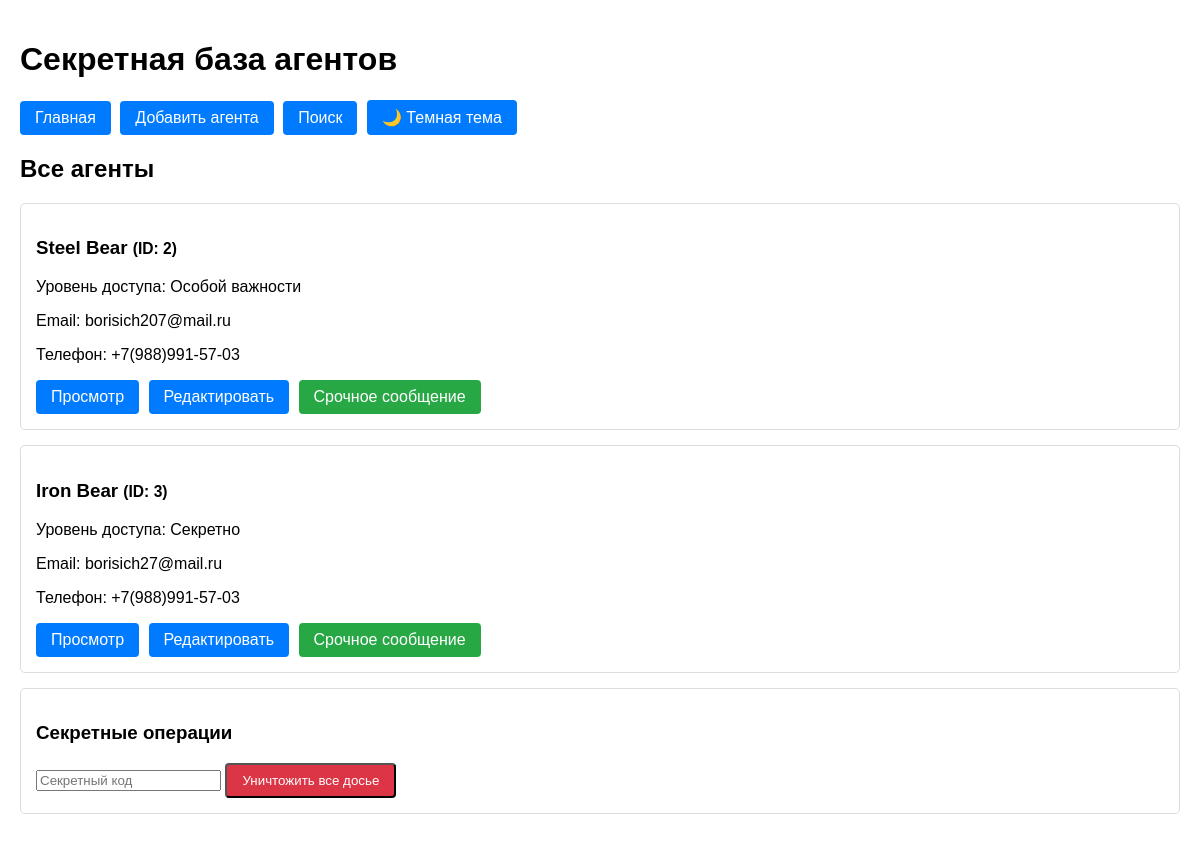
Before: / with the older database file.
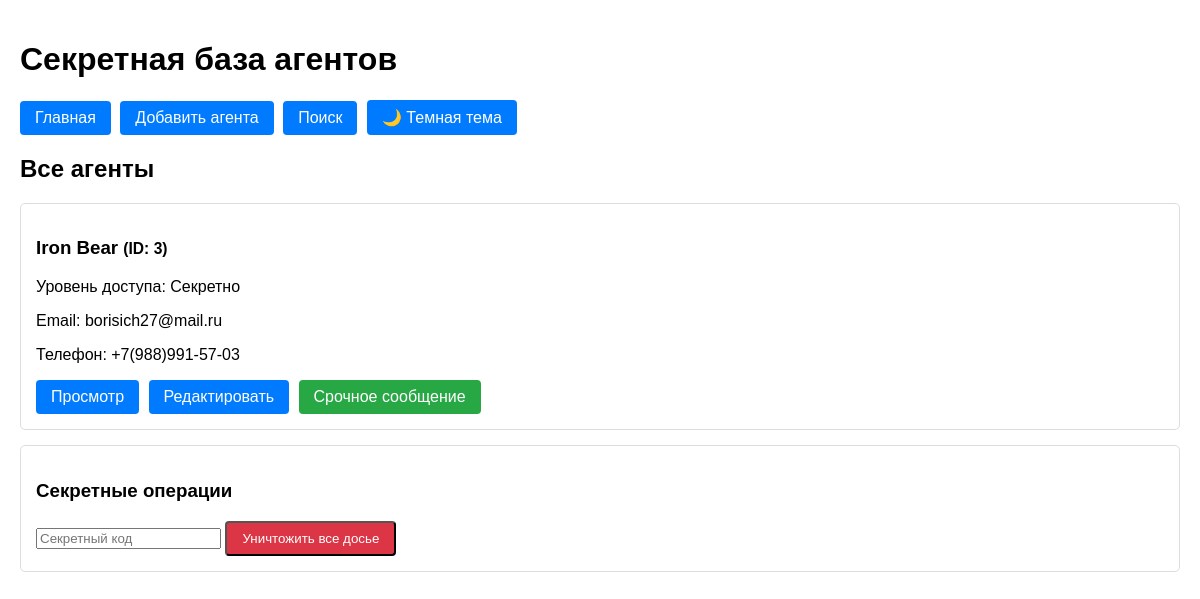
After: the same page with the newer database file.
### tables this page shows
CREATE TABLE agents
                     (id INTEGER PRIMARY KEY AUTOINCREMENT,
                      codename TEXT NOT NULL,
                      phone TEXT,
                      email TEXT NOT NULL,
                      access_level TEXT NOT NULL,
                      notes TEXT);

### Flask_Agency_of_Secret_Agents/app/app.py (the view)
@app.route('/')
def index():
    conn = sqlite3.connect('agents.db')
    c = conn.cursor()
    c.execute("SELECT * FROM agents")
    agents = c.fetchall()
    conn.close()
    dark_mode = request.cookies.get('dark_mode', 'false')
    return render_template('index.html', agents=agents, dark_mode=dark_mode)

### Flask_Agency_of_Secret_Agents/app/templates/index.html
{% extends "base.html" %}
{% block content %}
    <h2>Все агенты</h2>
    {% if agents %}
        {% for agent in agents %}
            <div class="card">
                <h3>{{ agent[1] }} <small>(ID: {{ agent[0] }})</small></h3>
                <p>Уровень доступа: {{ agent[4] }}</p>
                <p>Email: {{ agent[3] }}</p>
                <p>Телефон: {{ agent[2] }}</p>
                <a href="{{ url_for('view_agent', agent_id=agent[0]) }}" class="btn">Просмотр</a>
                <a href="{{ url_for('edit_agent', agent_id=agent[0]) }}" class="btn">Редактировать</a>
                <form action="{{ url_for('delete_agent', agent_id=agent[0]) }}"
                      method="POST" style="display: inline;">
                <a href="{{ url_for('send_message', agent_id=agent[0]) }}"
                   class="btn btn-success">Срочное сообщение</a>
            </div>
        {% endfor %}
    {% else %}
        <p>В базе нет агентов.</p>
    {% endif %}
    <div class="card">
        <h3>Секретные операции</h3>
        <form action="{{ url_for('nuke_database') }}" method="POST">
            <input type="password" name="secret_code" placeholder="Секретный код" required>
            <button type="submit" class="btn btn-danger">Уничтожить все досье</button>
        </form>
    </div>
{% endblock %}

### Flask_Agency_of_Secret_Agents/app/templates/base.html (shortened to what this page needs)
<!DOCTYPE html>
<html lang="en">
<head>
</head>
<body class="{% if dark_mode == 'true' %}dark-mode{% endif %}">
    <div class="container">
        <header>
            <h1>Секретная база агентов</h1>
            <nav>
                <a href="{{ url_for('index') }}" class="btn">Главная</a>
                <a href="{{ url_for('add_agent') }}" class="btn">Добавить агента</a>
                <a href="{{ url_for('search_agents') }}" class="btn">Поиск</a>
                <a href="{{ url_for('toggle_dark_mode') }}" class="btn">{% if dark_mode == 'true' %}☀️ Светлая тема{% else %}🌙 Темная тема{% endif %}</a>
            </nav>
        </header>
        {% block content %}{% endblock %}
    </div>
</body>
</html>

### Flask_Agency_of_Secret_Agents/app/templates/base.html (style rules this page uses)
body { font-family: Arial, sans-serif; margin: 0; padding: 20px; transition: background-color 0.3s, color 0.3s; }
.container { max-width: 1200px; margin: 0 auto; }
.card { border: 1px solid #ddd; border-radius: 5px; padding: 15px; margin-bottom: 15px; }
.btn { display: inline-block; padding: 8px 15px; background-color: #007bff; color: white; text-decoration: none; border-radius: 4px; margin-right: 5px; }
.btn-danger { background-color: #dc3545; }
.btn-success { background-color: #28a745; }

Changed rows visible on the page:
removed agents: codename "Steel Bear", id "2", access_level "Особой важности", email "borisich207@mail.ru", phone "+7(988)991-57-03"
